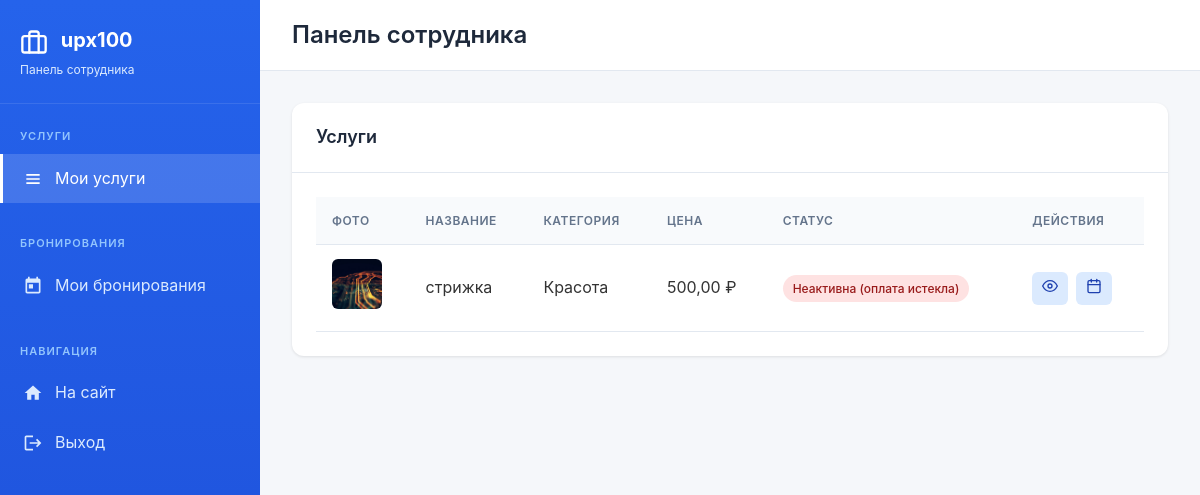
Before: /business/services/ (signed in) with the older database file.
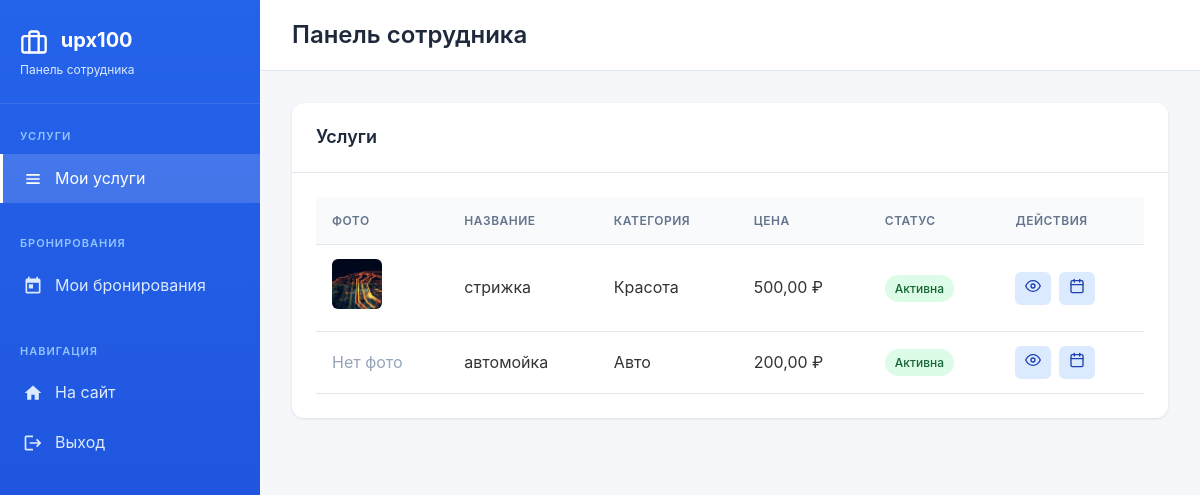
After: the same page with the newer database file.
### business/models.py (models this page shows, shortened)
class Service(models.Model):
    company = models.ForeignKey(Company, on_delete=models.CASCADE, related_name='services', verbose_name="Компания")
    category = models.ForeignKey('companies.Category', on_delete=models.SET_NULL, null=True, blank=True, related_name='business_services', verbose_name="Категория")
    subcategory = models.ForeignKey('companies.Subcategory', on_delete=models.SET_NULL, null=True, blank=True, related_name='business_services', verbose_name="Подкатегория")
    employees = models.ManyToManyField(Employee, related_name='services', verbose_name="Сотрудники")
    name = models.CharField(max_length=200, verbose_name="Название услуги")
    description = models.TextField(blank=True, verbose_name="Описание")
    price = models.DecimalField(max_digits=10, decimal_places=2, verbose_name="Цена (руб)")
    duration = models.PositiveIntegerField(help_text="Длительность в минутах", verbose_name="Длительность (мин)", null=True, blank=True)
    photo = models.ImageField(upload_to='service_photos/', blank=True, null=True, verbose_name="Фото услуги")
    created_at = models.DateTimeField(auto_now_add=True)
    updated_at = models.DateTimeField(auto_now=True)
    payment_amount = models.DecimalField(max_digits=10, decimal_places=2, default=0, verbose_name="Сумма оплаты (руб/мес)")
    payment_due_date = models.DateTimeField(null=True, blank=True, verbose_name="Дата окончания оплаты")
    last_payment_date = models.DateTimeField(null=True, blank=True, verbose_name="Дата последней оплаты")
    class Meta:
        verbose_name = "Услуга"
        verbose_name_plural = "Услуги"
    @property
    def status(self):
        if not self.payment_due_date:
            return 'draft'  # Если нет даты оплаты - черновик
        now = timezone.now()
        if now > self.payment_due_date:
            return 'inactive'  # Оплата истекла
        else:
            return 'active'  # Активна
    @property
    def status_display(self):
        status_map = {
            'draft': 'Черновик',
            'active': 'Активна',
            'inactive': 'Неактивна (оплата истекла)',
        }
        return status_map.get(self.status, self.status)

### companies/models.py (models this page shows, shortened)
class Category(models.Model):
    name = models.CharField(
        max_length=100,
        unique=True,
        verbose_name='Название категории'
    )
    slug = models.SlugField(
        max_length=100,
        unique=True,
        verbose_name='Слаг'
    )
    icon = models.ImageField(
        upload_to='categories/icons/',
        blank=True,
        null=True,
        verbose_name='Иконка'
    )
    created_at = models.DateTimeField(
        auto_now_add=True,
        verbose_name='Дата создания'
    )
    class Meta:
        verbose_name = 'Категория'
        verbose_name_plural = 'Категории'
        ordering = ['name']

### business/views.py (the view)
# urls.py: path('services/', views.service_list_view, name='service_list'),
@login_required
def service_list_view(request):
    company = request.user.get_company()
    if not company:
        messages.error(request, 'Компания не найдена')
        return redirect('home')
    if request.user.role == 'employee':
        employee_profile = request.user.get_employee_profile()
        if employee_profile:
            services = employee_profile.services.all().select_related('category')
        else:
            services = Service.objects.none()
    else:
        services = company.services.all().select_related('category')
    return render(request, 'business/service_list.html', {'services': services, 'company': company})

### accounts/models.py (called while the page is built)
    def get_employee_profile(self):
        if hasattr(self, 'employee_profile'):
            return self.employee_profile
        return None

    def get_company(self):
        if self.role == 'entrepreneur':
            try:
                return self.company
            except Company.DoesNotExist:
                return None
        elif self.role == 'employee':
            employee_profile = self.get_employee_profile()
            if employee_profile:
                return employee_profile.company
        return None

### templates/business/service_list.html (shortened to what this page needs)
{% extends 'business/base.html' %}
{% block content %}
<div class="card">
    <div class="card-header d-flex justify-content-between align-items-center">
        <h3 class="card-title mb-0">Услуги</h3>
    </div>
    <div class="card-body">
            {% if services %}
            <div class="table-responsive">
                <table>
                    <thead>
                        <tr>
                            <th>Фото</th>
                            <th>Название</th>
                            <th>Категория</th>
                            <th>Цена</th>
                            <th>Статус</th>
                            <th>Действия</th>
                        </tr>
                    </thead>
                    <tbody>
                        {% for service in services %}
                        <tr>
                            <td>
                                {% if service.photo %}
                                    <img src="{{ service.photo.url }}" alt="{{ service.name }}" style="width: 50px; height: 50px; object-fit: cover; border-radius: 6px;">
                                {% else %}
                                    <span style="color: #94a3b8;">Нет фото</span>
                                {% endif %}
                            </td>
                            <td>{{ service.name }}</td>
                            <td>{{ service.category.name|default:"—" }}</td>
                            <td>{{ service.price }} ₽</td>
                            <td>
                                <span class="badge badge-{% if service.status == 'active' %}success{% elif service.status == 'pending_payment' %}warning{% elif service.status == 'inactive' %}danger{% else %}secondary{% endif %}">
                                    {{ service.status_display }}
                                </span>
                            </td>
                            <td>
                                <div class="actions-cell">
                                    <a href="{% url 'business:service_detail' service.pk %}" class="action-btn edit" title="Просмотр">
                                        <svg xmlns="http://www.w3.org/2000/svg" width="16" height="16" viewBox="0 0 24 24" fill="none" stroke="currentColor" stroke-width="2" stroke-linecap="round" stroke-linejoin="round">
                                            <path d="M1 12s4-8 11-8 11 8 11 8-4 8-11 8-11-8-11-8z"/>
                                            <circle cx="12" cy="12" r="3"/>
                                        </svg>
                                    </a>
                                    <a href="{% url 'business:slot_manage' service.pk %}" class="action-btn edit" style="background: #dbeafe; color: #1e40af;" title="Слоты">
                                    </a>
                                </div>
                            </td>
                        </tr>
                        {% endfor %}
                    </tbody>
                </table>
            </div>
            {% endif %}
        </div>
    </div>
{% endblock %}

Changed rows visible on the page:
changed Service "стрижка": status_display "Неактивна (оплата истекла)" → "Активна"
added Service: photo "Нет фото", name "автомойка", category.name "Авто", price "200,00", status_display "Активна"
